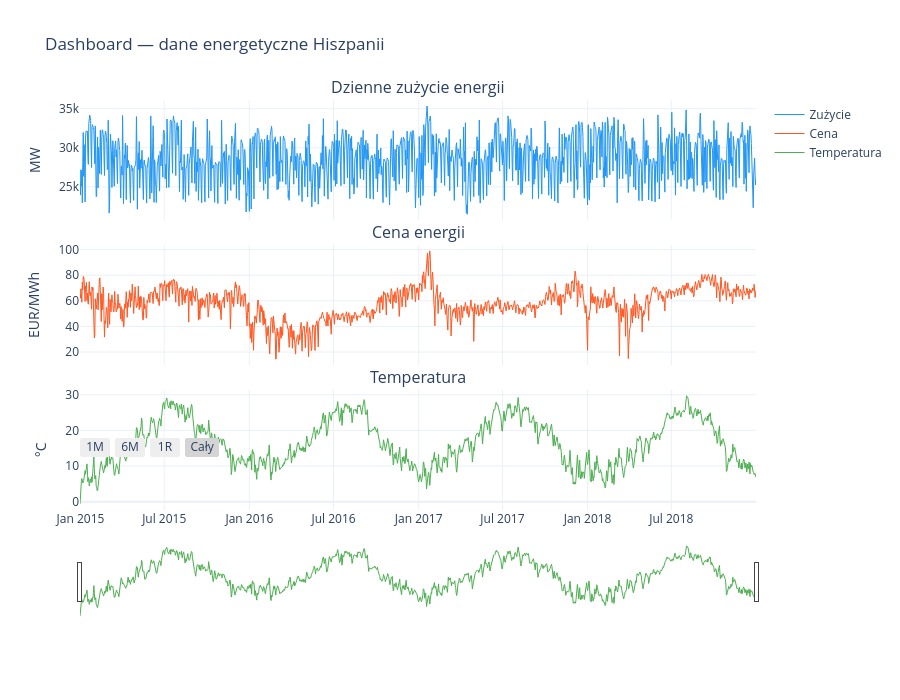

Notebook code for this chart:
### Markdown cell above
### 3.8 Interaktywny dashboard (Plotly)

Wykres interaktywny — możesz przybliżać, oddalać i najeżdżać na dane.

### Code cell
daily = df.resample("D").agg({
    "total load actual": "mean",
    "price actual": "mean",
    "generacja_oze": "mean",
    "generacja_paliwa": "mean",
    "temperatura_sr": "mean",
}).reset_index()
daily.columns = ["Data", "Zużycie [MW]", "Cena [EUR/MWh]", "OZE [MW]", "Paliwa [MW]", "Temperatura [°C]"]

fig = make_subplots(
    rows=3, cols=1, shared_xaxes=True, vertical_spacing=0.06,
    subplot_titles=("Dzienne zużycie energii", "Cena energii", "Temperatura")
)

fig.add_trace(go.Scatter(x=daily["Data"], y=daily["Zużycie [MW]"],
                         name="Zużycie", line=dict(color="#2196F3", width=1)), row=1, col=1)
fig.add_trace(go.Scatter(x=daily["Data"], y=daily["Cena [EUR/MWh]"],
                         name="Cena", line=dict(color="#FF5722", width=1)), row=2, col=1)
fig.add_trace(go.Scatter(x=daily["Data"], y=daily["Temperatura [°C]"],
                         name="Temperatura", line=dict(color="#4CAF50", width=1)), row=3, col=1)

fig.update_layout(
    height=700, title_text="Dashboard — dane energetyczne Hiszpanii",
    showlegend=True, template="plotly_white",
    xaxis3=dict(
        rangeselector=dict(buttons=[
            dict(count=1, label="1M", step="month"),
            dict(count=6, label="6M", step="month"),
            dict(count=1, label="1R", step="year"),
            dict(label="Cały", step="all"),
        ]),
        rangeslider=dict(visible=True),
    )
)
fig.update_yaxes(title_text="MW", row=1, col=1)
fig.update_yaxes(title_text="EUR/MWh", row=2, col=1)
fig.update_yaxes(title_text="°C", row=3, col=1)
fig.show()

### Figure 1 — Plotly figure (JSON) as saved in the notebook; plotly's stock layout.template omitted (floating-point values rounded to 4 significant figures; data arrays with more than 128 entries replaced by an {"elided": "..."} marker saying what was removed)
{"data": [{"line": {"color": "#2196F3", "width": 1}, "name": "Zużycie", "type": "scatter", "x": {"elided": "1462 str values"}, "xaxis": "x", "y": {"elided": "1462 float values"}, "yaxis": "y"}, {"line": {"color": "#FF5722", "width": 1}, "name": "Cena", "type": "scatter", "x": {"elided": "1462 str values"}, "xaxis": "x2", "y": {"elided": "1462 float values"}, "yaxis": "y2"}, {"line": {"color": "#4CAF50", "width": 1}, "name": "Temperatura", "type": "scatter", "x": {"elided": "1462 str values"}, "xaxis": "x3", "y": {"elided": "1462 float values"}, "yaxis": "y3"}], "layout": {"annotations": [{"font": {"size": 16}, "showarrow": false, "text": "Dzienne zużycie energii", "x": 0.5, "xanchor": "center", "xref": "paper", "y": 1, "yanchor": "bottom", "yref": "paper"}, {"font": {"size": 16}, "showarrow": false, "text": "Cena energii", "x": 0.5, "xanchor": "center", "xref": "paper", "y": 0.6467, "yanchor": "bottom", "yref": "paper"}, {"font": {"size": 16}, "showarrow": false, "text": "Temperatura", "x": 0.5, "xanchor": "center", "xref": "paper", "y": 0.2933, "yanchor": "bottom", "yref": "paper"}], "height": 700, "showlegend": true, "title": {"text": "Dashboard — dane energetyczne Hiszpanii"}, "xaxis": {"anchor": "y", "domain": [0, 1], "matches": "x3", "showticklabels": false}, "xaxis2": {"anchor": "y2", "domain": [0, 1], "matches": "x3", "showticklabels": false}, "xaxis3": {"anchor": "y3", "domain": [0, 1], "rangeselector": {"buttons": [{"count": 1, "label": "1M", "step": "month"}, {"count": 6, "label": "6M", "step": "month"}, {"count": 1, "label": "1R", "step": "year"}, {"label": "Cały", "step": "all"}]}, "rangeslider": {"visible": true}}, "yaxis": {"anchor": "x", "domain": [0.7067, 1], "title": {"text": "MW"}}, "yaxis2": {"anchor": "x2", "domain": [0.3533, 0.6467], "title": {"text": "EUR/MWh"}}, "yaxis3": {"anchor": "x3", "domain": [0, 0.2933], "title": {"text": "°C"}}}}
